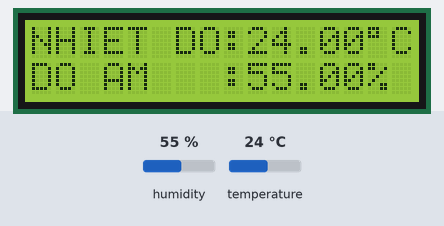
Bench run of a sketch on a simulated Arduino Uno, built with avr-gcc and run on an emulated ATmega328P. Parts: 16×2 character LCD. Inputs (shaded band) come from the test bench; at power-on: humidity 55 %, temperature 24 °C. What the sketch prints to the serial monitor is not drawn.

Above: at 2.6 s.
2.7 s: humidity set to 22 %
At 6.6 s:
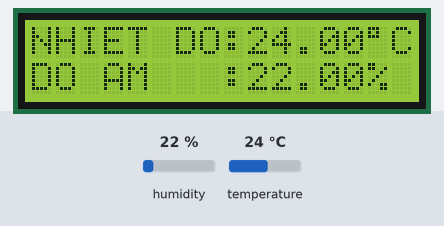
7.7 s: temperature set to 12 °C
At 10.8 s:
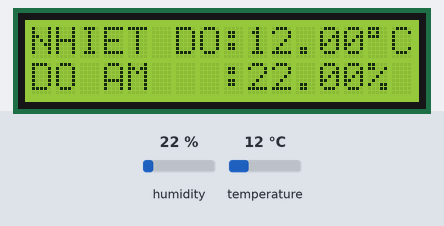
12.7 s: humidity set to 40 %
At 15.1 s:
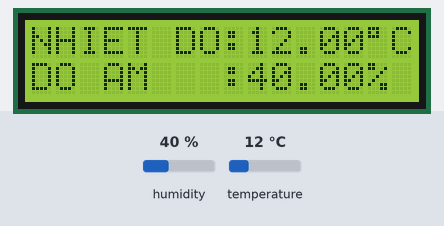
17.7 s: temperature set to 19 °C
At 19.3 s:
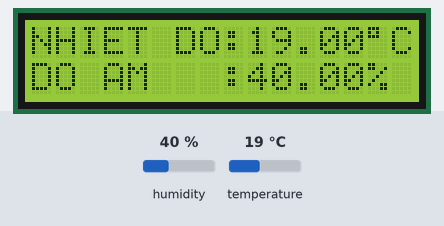
Timing chart, 0 to 20.8 s (numbered marks = the images above; inputs shaded):
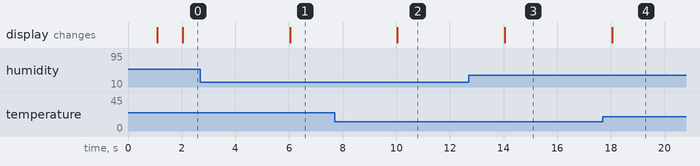

Measured:
- after the input at 2.7 s, the display: changes after 3.3 s (image 1)
- after the input at 7.7 s, the display: changes after 2.3 s (image 2)
- after the input at 12.7 s, the display: changes after 1.3 s (image 3)
- after the input at 17.7 s, the display: changes after 0.34 s (image 4)

The sketch:

main.ino
```cpp
#include "DHT.h"
#include <Wire.h>
#include <LiquidCrystal_I2C.h>

// Khai báo LCD i2c
LiquidCrystal_I2C lcd(0x27,16,2);  // set the LCD address to 0x27 for a 16 chars and 2 line display

// Khai báo DHT11
#define DHTPIN 2

//#define DHTTYPE DHT11   // DHT 11
#define DHTTYPE DHT22   // DHT 22
//#define DHTTYPE DHT21   // DHT 21

DHT dht(DHTPIN, DHTTYPE);

unsigned int currentMillis = 0;
unsigned int previousMillis = 0;

float do_am;
float do_C;
String mess;

void setup()
{
  Serial.begin(9600);
  lcd.init();                      // initialize the lcd
  lcd.backlight();
  dht.begin();
  lcd.setCursor(2,0);
  lcd.print("DOC NHIET DO");
  lcd.setCursor(5,1);
  lcd.print("DO AM");
  delay(1000);
  lcd.clear();
}

void loop()
{
  currentMillis = millis();
  if(currentMillis - previousMillis >= 2000){
    previousMillis = currentMillis;
    readCB();
  }

}


//--------------------------------------------------------
// hàm đọc nhiệt độ độ ẩm
void readCB(){
  // Độ ẩm
  do_am = dht.readHumidity();
  // Nhiệt độ
  do_C = dht.readTemperature();

  // check tín hiệu xem có cảm biến không
  if (isnan(do_am) || isnan(do_C)) {
    Serial.println("Failed to read from DHT sensor!");
    lcd.clear();
    lcd.setCursor(2,0);
    lcd.print("CHUA KET NOI");
    lcd.setCursor(1,1);
    lcd.print("CAM BIEN DHT11");
    mess = String("-")+ " " + String("-");
    Serial.print(mess);
    return;
  }

  // Gửi tín hiệu đến Smartphone
  mess = String(do_C)+ " " + String(do_am);
  Serial.print(mess);
  inLCD(do_am, do_C);
}


//--------------------------------------------------------
// in ra lcd
void inLCD(float do_am, float do_C){
  lcd.clear();
  lcd.setCursor(0,0);
  lcd.print("NHIET DO:");
  lcd.setCursor(9,0);
  lcd.print(do_C);
  lcd.setCursor(14,0);
  lcd.print((char)223);
  lcd.print("C");

  lcd.setCursor(0,1);
  lcd.print("DO AM");
  lcd.setCursor(8,1);
  lcd.print(":");
  lcd.setCursor(9,1);
  lcd.print(do_am);
  lcd.setCursor(14,1);
  lcd.print("%");
}
```
